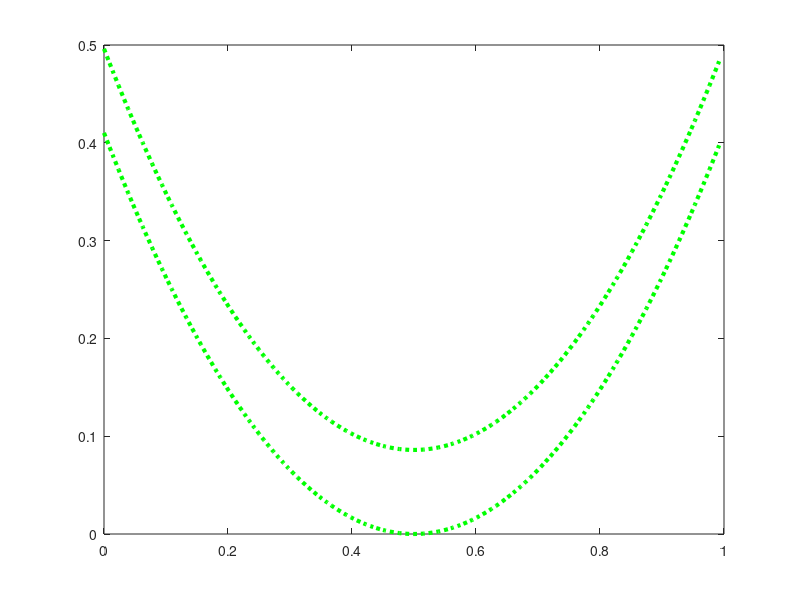

Source code (MATLAB): (Note: this script raises an error after producing the figure.)
clc
clear all;
close all
SampFreq = 256/2;
addpath('D:\tfsa_5-5\windows\win64_bin');
t = 0:1/SampFreq:1-1/SampFreq;

t = 0:1/SampFreq:1-1/SampFreq;

Sig1 = 1*exp(1i*(2*pi*(70*(t-0.5).^3))+1i*(2*pi*(0*t))); %300t»òÕß150t
Sig2 = 1*exp(1i*(2*pi*(70*(t-0.5).^3))+1i*(2*pi*(11*t))); %300t»òÕß150t

IF_O(:,1)=3*70*(t-0.5).^2/1;
IF_O(:,2)=3*70*(t-0.5).^2/1+11;


num=2;
NS=100;
%NS=2;
%NS=5;
IF_O=2*IF_O/length(IF_O);
% HADTFD BASED
win_length=45;
%for snr=-10:2:10
iiii=0;
delta=2;
L=32*1;
FFT_length=length(Sig1);
iiii=iiii+1;

a=2*rand(1,3);
% a(:)=1;
%SigO=(1+a(1))*Sig1+(1+a(2))*Sig2+(1+a(3))*Sig3;
SigO=1*Sig1+1*Sig2;
delta=3;
%    SigO=Sig1+Sig2+Sig3;

Sig=awgn(SigO,10,'measured');
plot(t,IF_O/2,'g:','linewidth',3);
for kkkkk=0:2
hold on;    
    % ORIGINAL
    
    if kkkkk==0
        findex1 =FASTEST_IF(Sig,win_length, num, delta,L,0,0,2,length(Sig))*2*SampFreq;
        plot(t,findex1.'/256,'k--','linewidth',3);

    elseif kkkkk==1
        findex2 =ADTFD_RANSAC_Illust(Sig,3,15,64,num,500/1,4,8,1);
        plot(t,findex2.'/256,'b-.','linewidth',3);
    elseif kkkkk==2
        
        findex3 =QML_RANSAC(Sig,3,15,64,num,500/1,4,8,1);
        plot(t,findex3.'/256,'r:','linewidth',3);
        
    end
    
end
    %legend('Original IF','FAST-IF','ADTFD-RANSAC','QML-RANSAC');
    close all;
    figure;
    plot(t,IF_O/2,'g:','linewidth',3);

            findex2 =ADTFD_RANSAC_Illust(Sig,3,15,64,num,500/1,4,8,1);

    xlabel('Time(s)');
    ylabel('Instantaneous Frequency (Hz)');
I=HTFD_new1(Sig,3,8,64);
t = 0:1/SampFreq:1-1/SampFreq;
f=0:1/256:0.5-1/256;    
figure;
imagesc(t,f,I)
set(gcf,'Position',[20 100 640 500]);
xlabel('Time / Sec','FontSize',20,'FontName','Times New Roman');
ylabel('Frequency / Hz','FontSize',20,'FontName','Times New Roman');
set(gca,'YDir','normal');
%title('(c)','FontSize',24,'FontName','Times New Roman');
set(gca,'FontSize',20);



